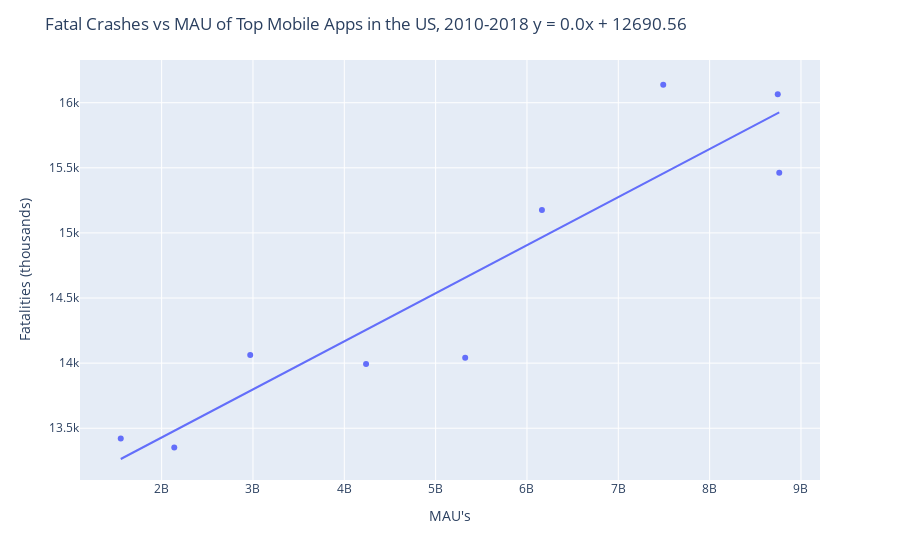

This figure's notebook cell:
### Code cell
# set x and y values for scatter plot
x_values = MAU_trim_total
y_values = crashes_per_year

fig = go.Figure()

    # Add traces



(slope, intercept, rvalue, pvalue, stderr) = st.linregress(x_values, y_values)
regress_values = x_values * slope + intercept
line_eq = "y = " + str(round(slope,2)) + "x + " + str(round(intercept,2))
fig=px.scatter(x=x_values, y=y_values,trendline='ols')
fig.update_layout(title='Fatal Crashes vs MAU of Top Mobile Apps in the US, 2010-2018 '+ line_eq,
                   xaxis_title="MAU's",
                   yaxis_title='Fatalities (thousands)')

fig.show()

fig.write_image("images/fig2.png")

### Figure 1 — Plotly figure (JSON) as saved in the notebook; plotly's stock layout.template omitted (floating-point values rounded to 4 significant figures)
{"data": [{"hoverlabel": {"namelength": 0}, "hovertemplate": "x=%{x}<br>y=%{y}", "legendgroup": "", "marker": {"color": "#636efa", "symbol": "circle"}, "mode": "markers", "name": "", "showlegend": false, "type": "scatter", "x": [1552301172, 2138454004, 2969870946, 4238214665, 5323579663, 6163816830, 7491935200, 8745885573, 8762230000], "xaxis": "x", "y": [13422, 13352, 14063, 13993, 14042, 15176, 16138, 16065, 15462], "yaxis": "y"}, {"hoverlabel": {"namelength": 0}, "hovertemplate": "<b>OLS trendline</b><br>y = 3.69262e-07 * x + 12690.6<br>R<sup>2</sup>=0.862172<br><br>x=%{x}<br>y=%{y} <b>(trend)</b>", "legendgroup": "", "marker": {"color": "#636efa", "symbol": "circle"}, "mode": "lines", "name": "", "showlegend": false, "type": "scatter", "x": [1552301172, 2138454004, 2969870946, 4238214665, 5323579663, 6163816830, 7491935200, 8745885573, 8762230000], "xaxis": "x", "y": [13260.0, 13480.0, 13790.0, 14260.0, 14660.0, 14970.0, 15460.0, 15920.0, 15930.0], "yaxis": "y"}], "layout": {"legend": {"tracegroupgap": 0}, "margin": {"t": 60}, "title": {"text": "Fatal Crashes vs MAU of Top Mobile Apps in the US, 2010-2018 y = 0.0x + 12690.56"}, "xaxis": {"anchor": "y", "domain": [0, 1], "title": {"text": "MAU's"}}, "yaxis": {"anchor": "x", "domain": [0, 1], "title": {"text": "Fatalities (thousands)"}}}}
